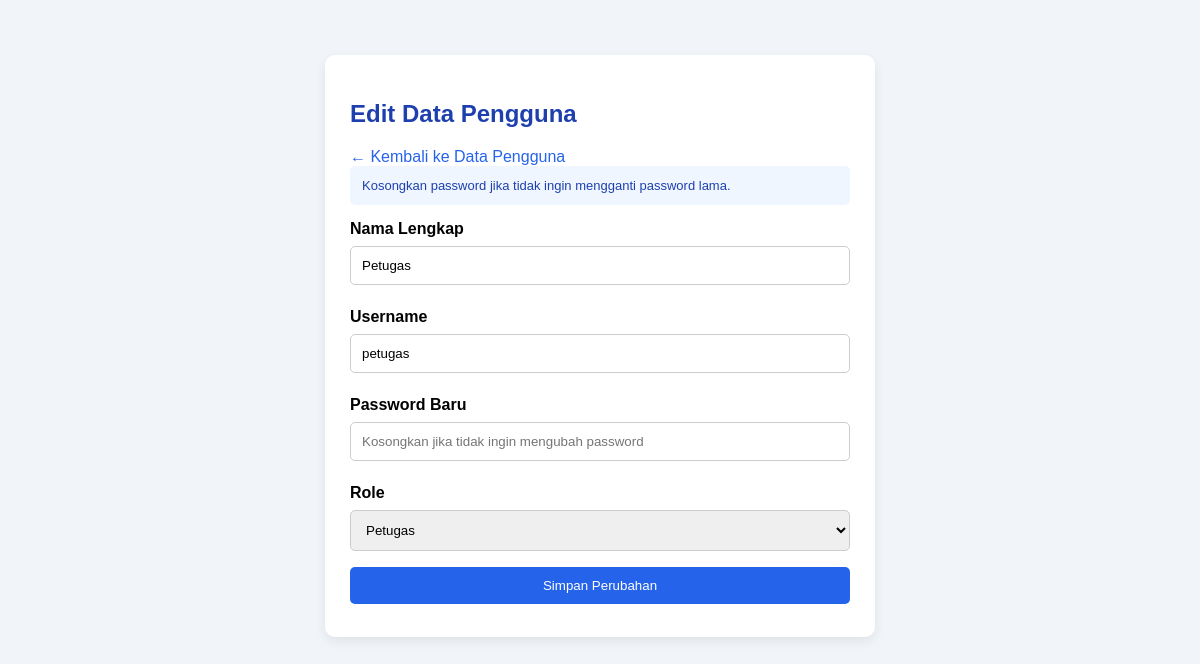
Screenshot of /edit_user.php?id=2 (signed in) with the database file from the repository.
### tables this page shows
CREATE TABLE `users` (
  `id` int NOT NULL,
  `nama` varchar(100) NOT NULL,
  `username` varchar(50) NOT NULL,
  `password` varchar(255) NOT NULL,
  `role` varchar(20) NOT NULL,
  `created_at` timestamp NULL DEFAULT CURRENT_TIMESTAMP
);

### edit_user.php (the view, shortened to what this page needs)
<?php
require_once "config.php";
$id = (int) ($_GET["id"] ?? $_POST["id"] ?? 0);
$query = $pdo->prepare(
    "SELECT id, nama, username, role
     FROM users
     WHERE id = ?"
);
$query->execute([$id]);
$user = $query->fetch(PDO::FETCH_ASSOC);
?>
<!DOCTYPE html>
<html lang="id">
<head>
</head>
<body>
<div class="container">
    <h2>Edit Data Pengguna</h2>
    <a href="users.php" class="kembali">
        ← Kembali ke Data Pengguna
    </a>
    <div class="info">
        Kosongkan password jika tidak ingin mengganti password lama.
    </div>
    <form method="POST">
        <label>Nama Lengkap</label>
        <input
            type="text"
            name="nama"
            value="<?= htmlspecialchars($user["nama"]) ?>"
            required
        >
        <label>Username</label>
        <input
            type="text"
            name="username"
            value="<?= htmlspecialchars($user["username"]) ?>"
            required
        >
        <label>Password Baru</label>
        <input
            type="password"
            name="password"
            placeholder="Kosongkan jika tidak ingin mengubah password"
        >
        <label>Role</label>
        <select name="role" required>
            <option
                value="Petugas"
                <?= $user["role"] == "Petugas" ? "selected" : "" ?>
            >
                Petugas
            </option>
        </select>
        <button type="submit">
            Simpan Perubahan
        </button>
    </form>
</div>
</body>
</html>

### edit_user.php (style rules this page uses)
body { font-family: Arial, sans-serif; background: #f1f5f9; margin: 0; padding: 25px; }
.container { max-width: 500px; margin: 30px auto; background: white; padding: 25px; border-radius: 10px; box-shadow: 0 4px 12px rgba(0,0,0,0.08); }
h2 { color: #1e40af; }
label { display: block; margin-top: 15px; font-weight: bold; }
input, select, button { width: 100%; padding: 11px; margin: 8px 0; box-sizing: border-box; border-radius: 5px; }
input, select { border: 1px solid #ccc; }
button { background: #2563eb; color: white; border: none; cursor: pointer; }
.kembali { color: #2563eb; text-decoration: none; }
.info { background: #eff6ff; color: #1e40af; padding: 12px; border-radius: 5px; font-size: 13px; }

### rows the page displays
users: nama "Petugas", username "petugas", role "Petugas"
